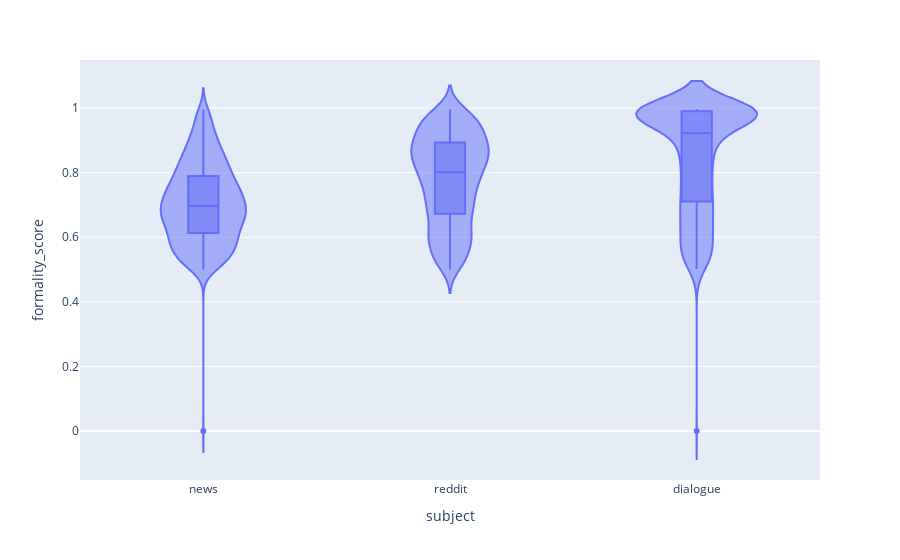

Write notebook code for a chart like this one.
### Code cell
fig = px.violin(formality_df, y="formality_score", x="subject", box=True,
          hover_data=formality_df.columns)
fig.show()

### Figure 1 — Plotly figure (JSON) as saved in the notebook; plotly's stock layout.template omitted (floating-point values rounded to 4 significant figures; data arrays with more than 128 entries replaced by an {"elided": "..."} marker saying what was removed)
{"data": [{"alignmentgroup": "True", "box": {"visible": true}, "customdata": {"elided": "3000x2 mixed values"}, "hovertemplate": "subject=%{x}<br>formality_score=%{y}<br>subject_idx=%{customdata[0]}<br>text=%{customdata[1]}<extra></extra>", "legendgroup": "", "marker": {"color": "#636efa"}, "name": "", "offsetgroup": "", "orientation": "v", "scalegroup": "True", "showlegend": false, "type": "violin", "x": {"elided": "3000 str values"}, "x0": " ", "xaxis": "x", "y": {"elided": "3000 float values"}, "y0": " ", "yaxis": "y"}], "layout": {"legend": {"tracegroupgap": 0}, "margin": {"t": 60}, "violinmode": "group", "xaxis": {"anchor": "y", "domain": [0, 1], "title": {"text": "subject"}}, "yaxis": {"anchor": "x", "domain": [0, 1], "title": {"text": "formality_score"}}}}
